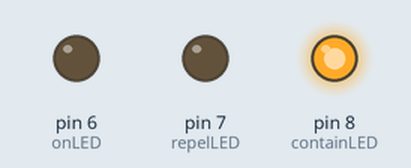
This sketch was run on a simulated Arduino Uno, built with avr-gcc and run on an emulated ATmega328P. Parts: output pins drawn as LEDs (lit = HIGH). No radio packets arrive unless stated; pins used as bus, display or sensor lines are not drawn; what the sketch prints to the serial monitor is not drawn.

Above: at 0.2 s.
Timing chart, 0 to 1.7 s (numbered marks = the images above):
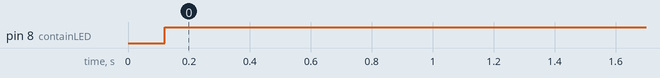

Measured:
- by itself, pin 8 (containLED): LOW → HIGH at 0.12 s

The sketch:

Post_TX.ino
```cpp
// Feather9x_TX
// -*- mode: C++ -*-
// Example sketch for repeller post

#include <SPI.h>
#include <RH_RF95.h>


// Defining libraries for feather m0
#define RFM95_CS 8
#define RFM95_RST 4
#define RFM95_INT 3

// Set testing Freq to 433.0
#define RF95_FREQ 433.0

// Singleton instance of the radio driver
RH_RF95 rf95(RFM95_CS, RFM95_INT);

//setup PINS
#define onLED 6
#define repelLED 7
#define containLED 8
#define onButton 3
#define modeButton 4

//Post Mode setting, 0 = repel, 1 = contain
bool mode;

//Power setting, is awake=1, is asleep =0
bool isAwake;

//Transmission Number
int transmissionNum = 0;

void setup()
{
//setup PINS
  pinMode(onLED, OUTPUT);
  pinMode(repelLED, OUTPUT);
  pinMode(containLED, OUTPUT);
  pinMode(onButton, INPUT);
  pinMode(modeButton, INPUT);
  pinMode(RFM95_RST, OUTPUT);
  digitalWrite(RFM95_RST, HIGH);

  Serial.begin(115200);
  while (!Serial) {
    delay(1);
  }

  delay(100);

  Serial.println("Feather LoRa TX, Post Turning on");

  // manual reset
  digitalWrite(RFM95_RST, LOW);
  delay(10);
  digitalWrite(RFM95_RST, HIGH);
  delay(10);

  while (!rf95.init()) {
    Serial.println("LoRa radio init failed");
    while (1);
  }
  Serial.println("LoRa radio init OK!");

  // Defaults after init are 434.0MHz, modulation GFSK_Rb250Fd250, +13dbM
  if (!rf95.setFrequency(RF95_FREQ)) {
    Serial.println("setFrequency failed");
    while (1);
  }
  Serial.println("Set Freq to: "); Serial.println(RF95_FREQ);

  // you can set transmitter powers from 5 to 23 dBm:
  //set to low power for higher resolution results FOR OUTDOORS ONLY
  rf95.setTxPower(23, false);

  //turn on to full power mode
  isAwake = 1;
}

int16_t packetnum = 0;  // packet counter, we increment per xmission

void loop()
{
  //increment transmission number
  transmissionNum++;

  //check current mode
  checkButton();

 //contain mode packet
  if (mode){

    delay(1000); // Wait 1 minute between transmits, could also 'sleep' here!
    Serial.println("Transmitting..."); // Send a message to rf95_server

    char radiopacket[20] = "C Packet # ";
    radiopacket[11] = char(transmissionNum);
    itoa(packetnum++, radiopacket+13, 10);
    Serial.print("Sending ");
    Serial.println(radiopacket);
    radiopacket[19] = 0;

    Serial.println("Sending...");
    delay(10);
    rf95.send((uint8_t *)radiopacket, 20);

    Serial.println("Waiting for packet to complete...");
    delay(10);
    rf95.waitPacketSent();
  }

 //repel mode packet
  else{
    delay(1000); // Wait 1 minute between transmits, could also 'sleep' here!
    Serial.println("Transmitting..."); // Send a message to rf95_server

    char radiopacket[20] = "R Packet # ";
    radiopacket[11] = char(transmissionNum);
    itoa(packetnum++, radiopacket+13, 10);
    Serial.print("Sending ");
    Serial.println(radiopacket);
    radiopacket[19] = 0;

    Serial.println("Sending...");
    delay(10);
    rf95.send((uint8_t *)radiopacket, 20);

    Serial.println("Waiting for packet to complete...");
    delay(10);
    rf95.waitPacketSent();
  }
}

//function to check the state of the button and change mode
void checkButton(){
  // read the state of the modeButton value:
  int buttonState = digitalRead(modeButton);

  // check if the modeButton is pressed. If it is, the buttonState is HIGH:
  if (buttonState == HIGH && mode == 0) {
    // turn to contain mode, turn on LED
    digitalWrite(repelLED, LOW);
    digitalWrite(containLED, HIGH);
    Serial.println("BUTTON PRESSED");
    Serial.println("Setting Post to Contain Mode");
    mode = 1;
  }
  if (buttonState == LOW && mode == 1){
    // turn to repel mode, turn on LED
    digitalWrite(containLED, LOW);
    digitalWrite(repelLED, HIGH);
    Serial.println("BUTTON PRESSED");
    Serial.println("Setting Post to Repel Mode");
    mode = 0;
  }
  else {
}
}
```
